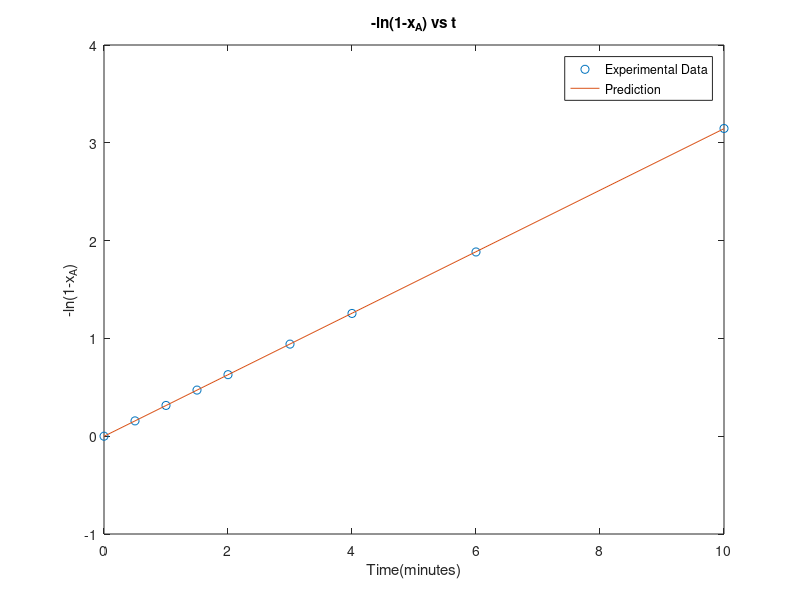

MATLAB code for this plot:
clear all;
clc;

time = [0 0.5 1.0 1.5 2.0 3.0 4.0 6.0 10.0];
conc = [0 0.145 0.270 0.376 0.467 0.610 0.715 0.848 0.957];

consumedConc = 1 - conc;
y = -1 * log(consumedConc);
[P,S] = polyfit(time,y,1);
fitConc = polyval(P,time);

plot(time,y,'o',time,fitConc,'-');
title('-ln(1-x_{A}) vs t');
xlabel('Time(minutes)');
ylabel('-ln(1-x_{A})');
legend('Experimental Data','Prediction');